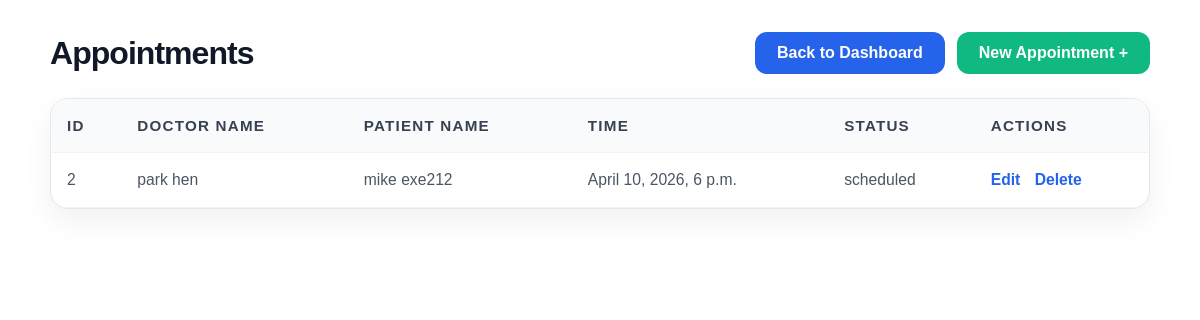
The app's page /appointments/ (signed in), older data.
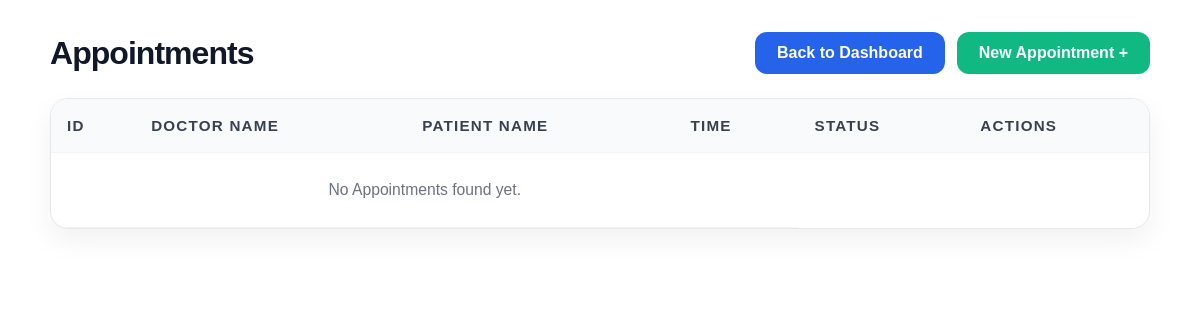
The same page, newer data.
### appointments/models.py (models this page shows, shortened)
class Appointment(models.Model):
  patient = models.ForeignKey('patients.Patient', on_delete=models.CASCADE)
  doctor = models.ForeignKey('doctors.Doctor', on_delete=models.CASCADE)
  appointment_time = models.DateTimeField()
  appointment_status = models.CharField(max_length=200)

### doctors/models.py (models this page shows)
class Doctor(models.Model):
  name = models.CharField(max_length=200)
  specialization = models.CharField(max_length=200)
  def __str__(self):
    return self.name

### patients/models.py (models this page shows)
class Patient(models.Model):
  name = models.CharField(max_length=100)
  phone = models.CharField(max_length=15)
  email = models.EmailField()
  def __str__(self):
    return self.name

### appointments/views.py (the view)
# urls.py: path('', appointments_list),
@login_required
def appointments_list(request):
  appointments = Appointment.objects.all()
  return render(request, 'appointments_list.html', {'appointments': appointments})

### appointments/templates/appointments_list.html (shortened to what this page needs)
<div class="list-page-container">
  <div class="list-page-header">
    <h1>Appointments</h1>
    <div style="display:flex; gap:12px; flex-wrap:wrap;">
      <a class="btn-back" href="/dashboard">Back to Dashboard</a>
      <a class="btn-back new-btn" href="/appointments/create">New Appointment +</a>
    </div>
  </div>
  <div class="table-card">
    <div class="table-responsive">
      <table>
        <thead>
          <tr>
            <th>ID</th>
            <th>Doctor Name</th>
            <th>Patient Name</th>
            <th>Time</th>
            <th>Status</th>
            <th>Actions</th>
          </tr>
        </thead>
        <tbody>
          {% for a in appointments %}
          <tr>
            <td>{{ a.id }}</td>
            <td>{{ a.doctor }}</td>
            <td>{{ a.patient }}</td>
            <td>{{ a.appointment_time }}</td>
            <td>{{ a.appointment_status }}</td>
            <td class="action-links">
              <a href="/appointments/{{ a.id }}/edit">Edit</a>
              <a href="/appointments/{{ a.id }}/delete">Delete</a>
            </td>
          </tr>
          {% empty %}
          <tr>
            <td colspan="4" class="empty-state">No Appointments found yet.</td>
          </tr>
          {% endfor %}
        </tbody>
      </table>
    </div>
  </div>
</div>

Row changes from the older to the newer data that the page shows:
removed Appointment: id "2", doctor "park hen", patient "mike exe212", appointment_time "April 10, 2026, 6 p.m.", appointment_status "scheduled"
Text that changed along with them:
text now shown: "No Appointments found yet."
